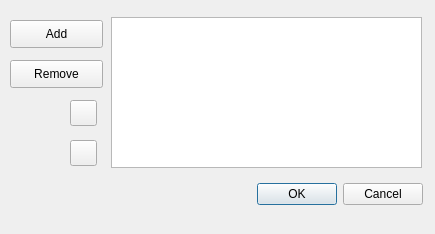
<?xml version="1.0" encoding="UTF-8"?>
<ui version="4.0">
 <class>Form</class>
 <widget class="QWidget" name="Form">
  <property name="geometry">
   <rect>
    <x>0</x>
    <y>0</y>
    <width>435</width>
    <height>234</height>
   </rect>
  </property>
  <property name="windowTitle">
   <string>Merge Files</string>
  </property>
  <property name="windowIcon">
   <iconset resource="../res2.qrc">
    <normaloff>:/images2/images/merge.png</normaloff>:/images2/images/merge.png</iconset>
  </property>
  <widget class="QPushButton" name="add_btn">
   <property name="geometry">
    <rect>
     <x>10</x>
     <y>20</y>
     <width>93</width>
     <height>28</height>
    </rect>
   </property>
   <property name="text">
    <string>Add</string>
   </property>
  </widget>
  <widget class="QDialogButtonBox" name="buttonBox">
   <property name="geometry">
    <rect>
     <x>230</x>
     <y>180</y>
     <width>193</width>
     <height>28</height>
    </rect>
   </property>
   <property name="standardButtons">
    <set>QDialogButtonBox::Cancel|QDialogButtonBox::Ok</set>
   </property>
  </widget>
  <widget class="QPushButton" name="remove_btn">
   <property name="geometry">
    <rect>
     <x>10</x>
     <y>60</y>
     <width>93</width>
     <height>28</height>
    </rect>
   </property>
   <property name="text">
    <string>Remove</string>
   </property>
  </widget>
  <widget class="QListWidget" name="listWidget">
   <property name="geometry">
    <rect>
     <x>111</x>
     <y>17</y>
     <width>311</width>
     <height>151</height>
    </rect>
   </property>
  </widget>
  <widget class="QToolButton" name="up_btn">
   <property name="geometry">
    <rect>
     <x>70</x>
     <y>100</y>
     <width>27</width>
     <height>26</height>
    </rect>
   </property>
   <property name="text">
    <string/>
   </property>
   <property name="icon">
    <iconset resource="../res2.qrc">
     <normaloff>:/images2/images/up arrow.png</normaloff>:/images2/images/up arrow.png</iconset>
   </property>
  </widget>
  <widget class="QToolButton" name="down_btn">
   <property name="geometry">
    <rect>
     <x>70</x>
     <y>140</y>
     <width>27</width>
     <height>26</height>
    </rect>
   </property>
   <property name="text">
    <string/>
   </property>
   <property name="icon">
    <iconset resource="../res2.qrc">
     <normaloff>:/images2/images/down arrow.png</normaloff>:/images2/images/down arrow.png</iconset>
   </property>
  </widget>
 </widget>
 <resources>
  <include location="mergeWidget.qrc"/>
  <include location="../res2.qrc"/>
 </resources>
 <connections/>
</ui>
